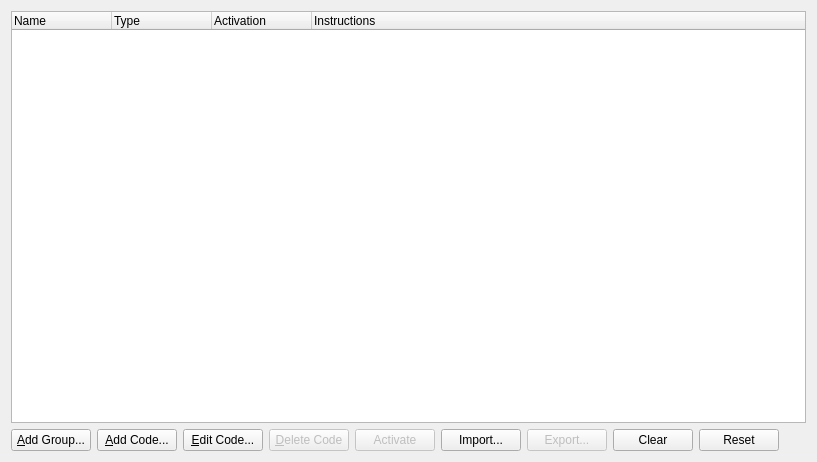
<?xml version="1.0" encoding="UTF-8"?>
<ui version="4.0">
 <class>CheatManagerWindow</class>
 <widget class="QWidget" name="CheatManagerWindow">
  <property name="geometry">
   <rect>
    <x>0</x>
    <y>0</y>
    <width>817</width>
    <height>462</height>
   </rect>
  </property>
  <property name="windowTitle">
   <string>Cheat Manager</string>
  </property>
  <property name="windowIcon">
   <iconset>
    <normaloff>:/icons/goosestation.png</normaloff>:/icons/goosestation.png</iconset>
  </property>
  <layout class="QGridLayout" name="gridLayout">
   <item row="1" column="0">
    <layout class="QHBoxLayout" name="horizontalLayout">
     <item>
      <widget class="QPushButton" name="cheatListNewCategory">
       <property name="text">
        <string>&amp;Add Group...</string>
       </property>
      </widget>
     </item>
     <item>
      <widget class="QPushButton" name="cheatListAdd">
       <property name="text">
        <string>&amp;Add Code...</string>
       </property>
      </widget>
     </item>
     <item>
      <widget class="QPushButton" name="cheatListEdit">
       <property name="text">
        <string>&amp;Edit Code...</string>
       </property>
      </widget>
     </item>
     <item>
      <widget class="QPushButton" name="cheatListRemove">
       <property name="enabled">
        <bool>false</bool>
       </property>
       <property name="text">
        <string>&amp;Delete Code</string>
       </property>
      </widget>
     </item>
     <item>
      <widget class="QPushButton" name="cheatListActivate">
       <property name="enabled">
        <bool>false</bool>
       </property>
       <property name="text">
        <string>Activate</string>
       </property>
      </widget>
     </item>
     <item>
      <widget class="QPushButton" name="cheatListImport">
       <property name="text">
        <string>Import...</string>
       </property>
      </widget>
     </item>
     <item>
      <widget class="QPushButton" name="cheatListExport">
       <property name="enabled">
        <bool>false</bool>
       </property>
       <property name="text">
        <string>Export...</string>
       </property>
      </widget>
     </item>
     <item>
      <widget class="QPushButton" name="cheatListClear">
       <property name="text">
        <string>Clear</string>
       </property>
      </widget>
     </item>
     <item>
      <widget class="QPushButton" name="cheatListReset">
       <property name="text">
        <string>Reset</string>
       </property>
      </widget>
     </item>
     <item>
      <spacer name="horizontalSpacer">
       <property name="orientation">
        <enum>Qt::Orientation::Horizontal</enum>
       </property>
       <property name="sizeHint" stdset="0">
        <size>
         <width>40</width>
         <height>20</height>
        </size>
       </property>
      </spacer>
     </item>
    </layout>
   </item>
   <item row="0" column="0">
    <widget class="QTreeWidget" name="cheatList">
     <property name="selectionMode">
      <enum>QAbstractItemView::SelectionMode::SingleSelection</enum>
     </property>
     <property name="selectionBehavior">
      <enum>QAbstractItemView::SelectionBehavior::SelectRows</enum>
     </property>
     <column>
      <property name="text">
       <string>Name</string>
      </property>
     </column>
     <column>
      <property name="text">
       <string>Type</string>
      </property>
     </column>
     <column>
      <property name="text">
       <string>Activation</string>
      </property>
     </column>
     <column>
      <property name="text">
       <string>Instructions</string>
      </property>
     </column>
    </widget>
   </item>
  </layout>
 </widget>
 <resources/>
 <connections/>
</ui>
